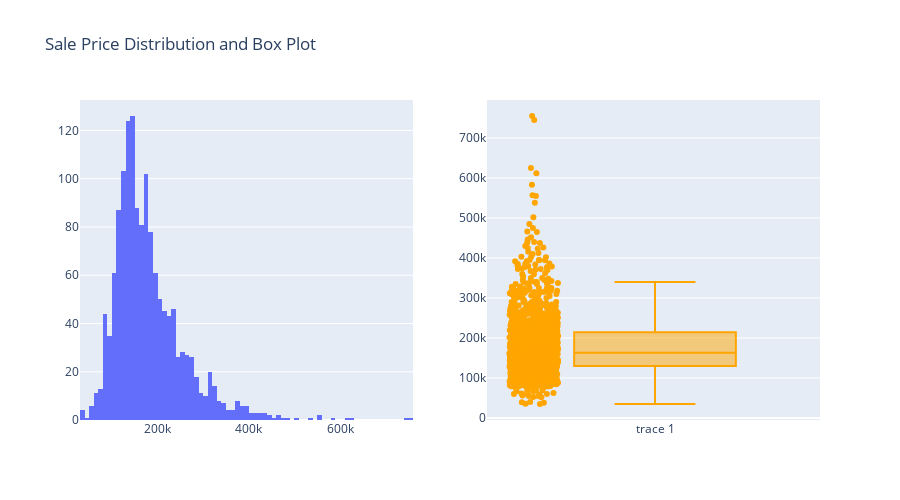

Here is the notebook cell this chart was saved with:
### Code cell
# Create a figure with 1 row and 2 columns for subplots
import plotly.graph_objects as go
from plotly.subplots import make_subplots
fig = make_subplots(rows=1, cols=2)

# Add a Histogram to visualize the distribution of SalePrice
# This plot shows how house prices are distributed and helps identify skewness
fig.add_trace(
    go.Histogram(x=df_train['SalePrice']),
    row=1,  # First row
    col=1   # First column (left plot)
)

# Add a Box Plot to visualize median, spread, and outliers of SalePrice
# boxpoints='all' displays all data points for better understanding of density
fig.add_trace(
    go.Box(
        y=df_train['SalePrice'],
        boxpoints='all',
        line_color='orange'
    ),
    row=1,  # First row
    col=2   # Second column (right plot)
)

# Update the overall layout of the figure
fig.update_layout(
    height=500,                      # Set figure height
    showlegend=False,                # Hide legend
    title_text="Sale Price Distribution and Box Plot"  # Figure title
)

### Figure 1 — Plotly figure (JSON) as saved in the notebook; plotly's stock layout.template omitted (floating-point values rounded to 4 significant figures; data arrays with more than 128 entries replaced by an {"elided": "..."} marker saying what was removed)
{"data": [{"type": "histogram", "x": {"elided": "1460 int values"}, "xaxis": "x", "yaxis": "y"}, {"boxpoints": "all", "line": {"color": "orange"}, "type": "box", "xaxis": "x2", "y": {"elided": "1460 int values"}, "yaxis": "y2"}], "layout": {"height": 500, "showlegend": false, "title": {"text": "Sale Price Distribution and Box Plot"}, "xaxis": {"anchor": "y", "domain": [0, 0.45]}, "xaxis2": {"anchor": "y2", "domain": [0.55, 1]}, "yaxis": {"anchor": "x", "domain": [0, 1]}, "yaxis2": {"anchor": "x2", "domain": [0, 1]}}}
